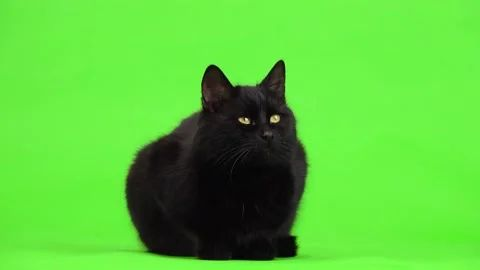
#> input picture Semana 4/cat.jpg, 480 x 270 px, found by its file name
$ jupyter execute 'Semana 4.ipynb'   (shell and % lines are left out)
#> lines starting #> are read from the running program, lines starting #| are printed output that depends on the picture; after the words box and inside, x2 and y2 are one past the last pixel; in counts of white or black regions, pixels touching at a corner belong together
[cell 1]
from google.colab import drive
drive.mount('/content/drive')

[cell 2]
import cv2
import numpy as np

import matplotlib.pyplot as plt

[cell 3]
im=cv2.imread('/content/drive/MyDrive/Vision por computador/Semana 4/cat.jpg')
#> im is the input picture: shape (270, 480, 3); mean B, G, R 58.6, 198.2, 90.2
im

[cell 4]
green=im[:,:,1]
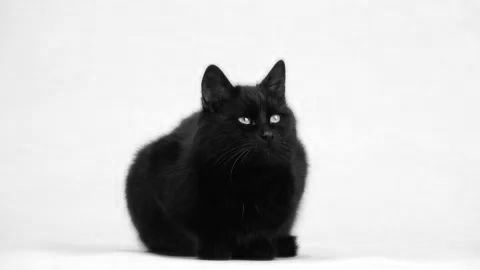
#> green: shape (270, 480); min 0, max 255, mean 198.2
green

[cell 5]
import cv2
import matplotlib.pyplot as plt
import numpy as np

[cell 6]
import cv2
import numpy as np

# Cargar la imagen
im = cv2.imread('/content/drive/MyDrive/Vision por computador/Semana 4/cat.jpg')

# Definir el color de fondo deseado (en formato BGR)
color_fondo = (255, 0, 0 )  # Rojo

# Crear una máscara para el objeto principal (suponiendo que el fondo es blanco)
mascara_objeto = np.all(im != [0, 255, 0], axis=-1)
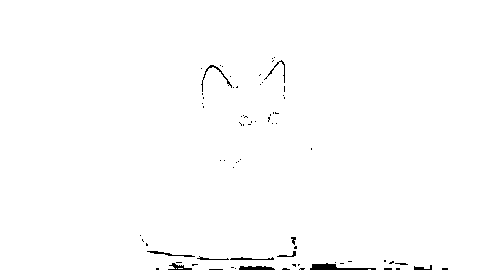
#> mascara_objeto: shape (270, 480) bool; 99.1% white; 74 black regions (63 under 20 px), largest, box (x1, y1, x2, y2) and area: (310, 263, 376, 270) 228, (239, 266, 275, 270) 119, (201, 65, 232, 92) 91

# Crear una imagen con el nuevo fondo rojo
nuevo_fondo = np.full_like(im, color_fondo, dtype=np.uint8)

# Copiar el objeto principal de la imagen original al nuevo fondo
imagen_resultante = np.where(mascara_objeto[:, :, None], im,nuevo_fondo)

# Mostrar la imagen resultante
imagen_resultante

[cell 7]
color_fondo = (0, 0, 255)  # Rojo

# Crear una máscara para el objeto principal (suponiendo que el fondo es blanco)
mascara_objeto = np.all(im != [255, 255, 255], axis=-1)
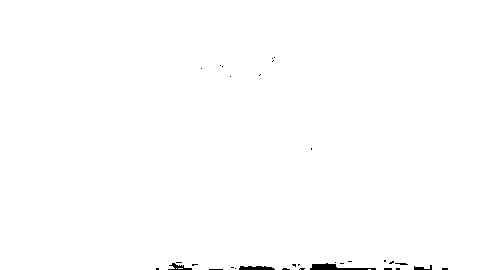
#> mascara_objeto: shape (270, 480) bool; 99.5% white; 32 black regions (28 under 20 px), largest, box (x1, y1, x2, y2) and area: (310, 263, 376, 270) 228, (239, 266, 275, 270) 119, (168, 263, 192, 270) 75, (414, 265, 432, 270) 47

# Crear una imagen con el nuevo fondo rojo
nuevo_fondo = np.full_like(im, color_fondo, dtype=np.uint8)

# Copiar el objeto principal de la imagen original al nuevo fondo
imagen_resultante = np.where(mascara_objeto[:, :, None], im, nuevo_fondo)

# Mostrar la imagen resultante
imagen_resultante

[cell 8]
color_fondo = (0, 0, 255)  # Rojo

# Definir el umbral de color para el fondo verde
umbral_bajo = np.array([0, 100, 0], dtype=np.uint8)
umbral_alto = np.array([100, 255, 100], dtype=np.uint8)

# Crear una máscara para identificar el fondo verde
mascara_fondo_verde = cv2.inRange(im, umbral_bajo, umbral_alto)
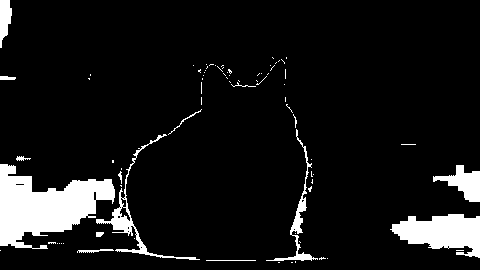
#> mascara_fondo_verde: shape (270, 480); 8.7% white; 79 white regions (65 under 20 px), largest, box (x1, y1, x2, y2) and area: (0, 164, 115, 249) 5344, (390, 214, 480, 258) 2492, (96, 134, 200, 260) 991

# Invertir la máscara para obtener el objeto principal
mascara_objeto = cv2.bitwise_not(mascara_fondo_verde)

# Crear una imagen con el nuevo fondo rojo
nuevo_fondo = np.full_like(im, color_fondo, dtype=np.uint8)

# Copiar el objeto principal de la imagen original al nuevo fondo
imagen_resultante = cv2.bitwise_and(im, im, mask=mascara_objeto)
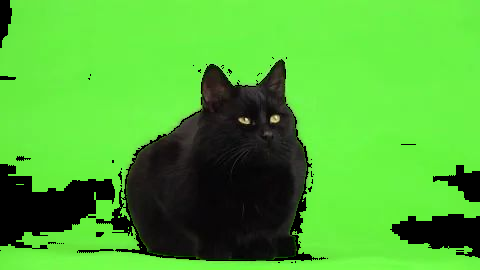
#> imagen_resultante: shape (270, 480, 3); mean B, G, R 53.6, 178.2, 81.9
imagen_resultante += cv2.bitwise_and(nuevo_fondo, nuevo_fondo, mask=mascara_fondo_verde)
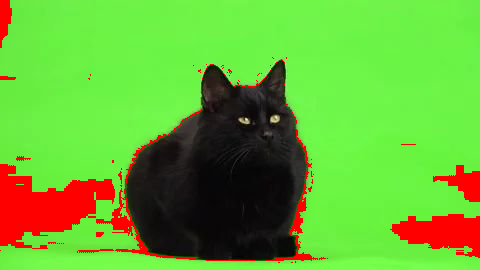
#> imagen_resultante: shape (270, 480, 3); 8.74% of pixels changed, all inside (x1, y1, x2, y2) = (0, 0, 480, 263)
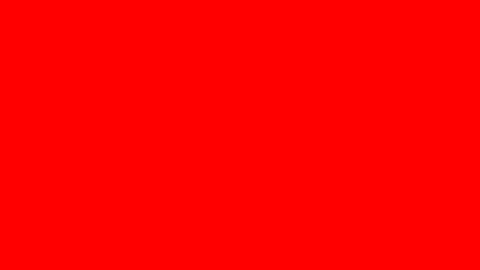
#> nuevo_fondo: shape (270, 480, 3); mean B, G, R 0, 0, 255

# Mostrar la imagen resultante
imagen_resultante
